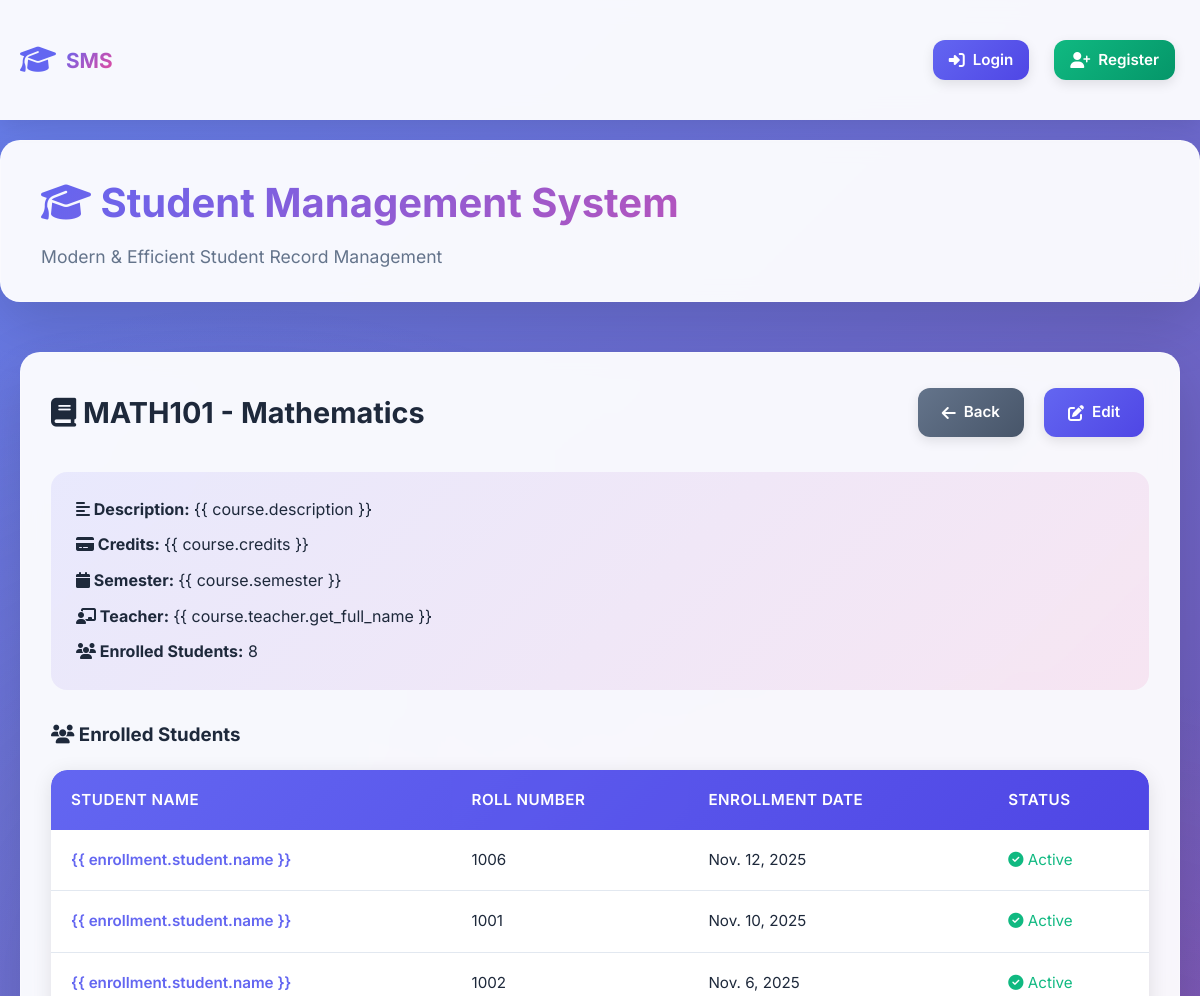
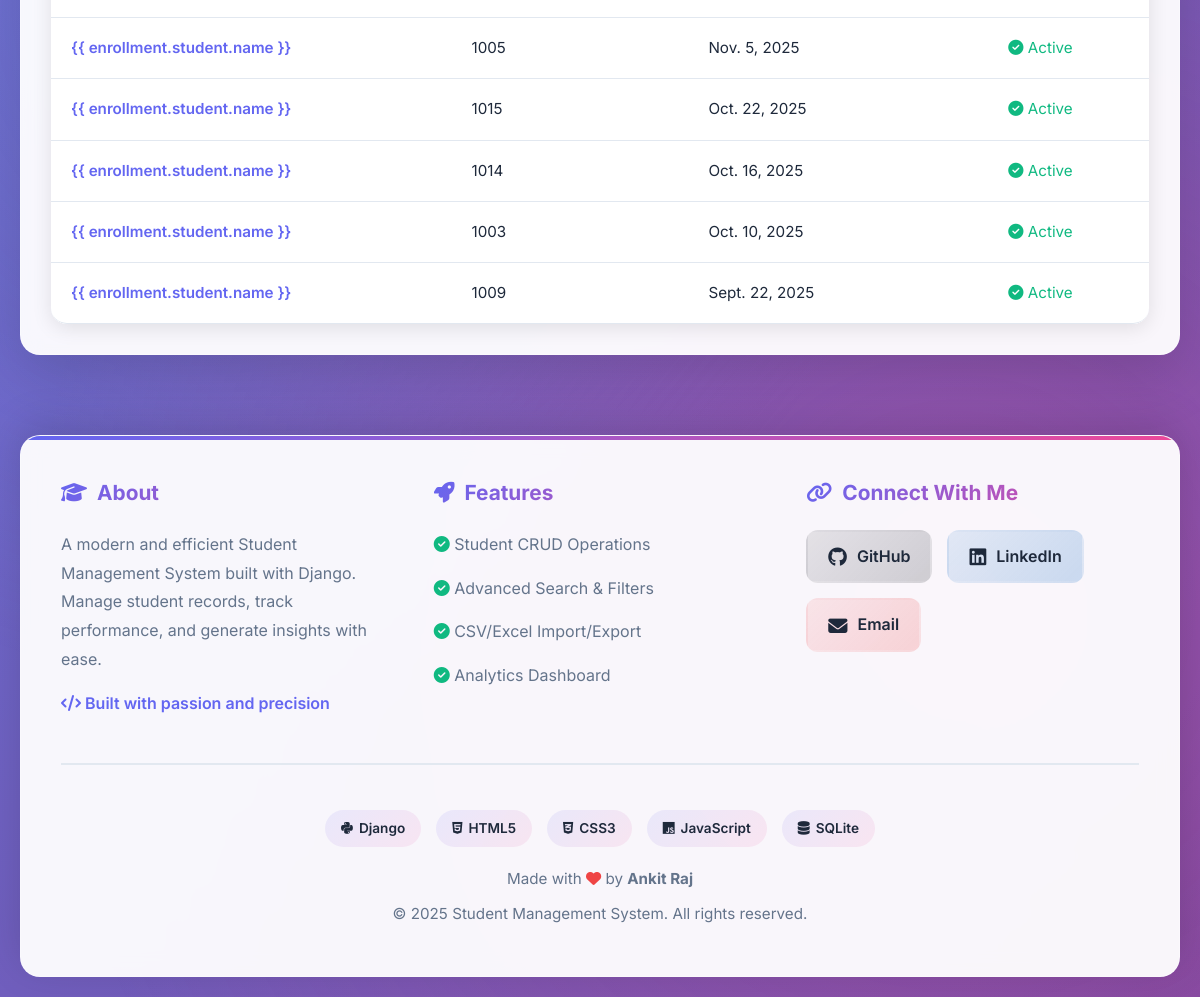
The page /courses/1/ on the database its author committed (2 pictures, top to bottom).
### student/models.py (models this page shows, shortened)
class Course(models.Model):
    code = models.CharField(max_length=20, unique=True)
    name = models.CharField(max_length=200)
    description = models.TextField(blank=True, null=True)
    credits = models.IntegerField(default=3)
    teacher = models.ForeignKey(User, on_delete=models.SET_NULL, null=True, related_name='courses_taught')
    semester = models.CharField(max_length=50, blank=True, null=True)
    academic_year = models.CharField(max_length=20, blank=True, null=True)
    is_active = models.BooleanField(default=True)
    created_at = models.DateTimeField(default=timezone.now)
    updated_at = models.DateTimeField(auto_now=True)
    class Meta:
        ordering = ['code']

class Enrollment(models.Model):
    student = models.ForeignKey(Student, on_delete=models.CASCADE, related_name='enrollments')
    course = models.ForeignKey(Course, on_delete=models.CASCADE, related_name='enrollments')
    enrollment_date = models.DateField(default=timezone.now)
    is_active = models.BooleanField(default=True)
    final_grade = models.CharField(max_length=2, blank=True, null=True)
    final_marks = models.FloatField(null=True, blank=True, validators=[MinValueValidator(0), MaxValueValidator(100)])
    class Meta:
        unique_together = ['student', 'course']
        ordering = ['-enrollment_date']

class Student(models.Model):
    GRADE_CHOICES = [
        ('A', 'A Grade (90-100)'),
        ('B', 'B Grade (80-89)'),
        ('C', 'C Grade (70-79)'),
        ('D', 'D Grade (60-69)'),
        ('F', 'F Grade (0-59)'),
    ]
    GENDER_CHOICES = [
        ('M', 'Male'),
        ('F', 'Female'),
        ('O', 'Other'),
    ]
    user = models.OneToOneField(User, on_delete=models.CASCADE, null=True, blank=True, related_name='student_profile')
    name = models.CharField(max_length=100)
    roll_number = models.IntegerField(unique=True)
    email = models.EmailField(unique=True)
    phone = models.CharField(max_length=15, blank=True, null=True)
    date_of_birth = models.DateField(blank=True, null=True)
    gender = models.CharField(max_length=1, choices=GENDER_CHOICES, blank=True, null=True)
    photo = models.ImageField(upload_to='student_photos/', blank=True, null=True)
    address = models.TextField(blank=True, null=True)
    city = models.CharField(max_length=100, blank=True, null=True)
    state = models.CharField(max_length=100, blank=True, null=True)
    postal_code = models.CharField(max_length=10, blank=True, null=True)
    country = models.CharField(max_length=100, default='India')
    guardian_name = models.CharField(max_length=100, blank=True, null=True)
    guardian_phone = models.CharField(max_length=15, blank=True, null=True)
    guardian_email = models.EmailField(blank=True, null=True)
    guardian_relation = models.CharField(max_length=50, blank=True, null=True)
    marks = models.FloatField(
        validators=[MinValueValidator(0), MaxValueValidator(100)],
        help_text="Enter marks between 0 and 100"
    )
    grade = models.CharField(max_length=1, choices=GRADE_CHOICES, blank=True)
    admission_date = models.DateField(default=timezone.now)
    class_name = models.CharField(max_length=50, blank=True, null=True)
    section = models.CharField(max_length=10, blank=True, null=True)
    created_at = models.DateTimeField(default=timezone.now)
    updated_at = models.DateTimeField(auto_now=True)
    is_active = models.BooleanField(default=True)
    notes = models.TextField(blank=True, null=True, help_text="Internal notes about the student")
    class Meta:
        ordering = ['-created_at']
        indexes = [
            models.Index(fields=['roll_number']),
            models.Index(fields=['email']),
            models.Index(fields=['grade']),
            models.Index(fields=['class_name']),
        ]

### student/views.py (the view)
# urls.py: path('courses/<int:pk>/', views.course_detail, name='course_detail'),
def course_detail(request, pk):
    course = get_object_or_404(Course, pk=pk)
    enrollments = Enrollment.objects.filter(course=course, is_active=True)
    assignments = Assignment.objects.filter(course=course, is_active=True)
    context = {
        'course': course,
        'enrollments': enrollments,
        'assignments': assignments,
    }
    return render(request, 'student/course_detail.html', context)

### student/templates/student/course_detail.html (shortened to what this page needs)
{% extends 'base.html' %}
{% block content %}
<div class="card">
    <div class="header-actions">
        <h2><i class="fas fa-book"></i> {{ course.code }} - {{ course.name }}</h2>
        <div style="display: flex; gap: 10px;">
            <a href="{% url 'course_list' %}" class="btn btn-secondary"><i class="fas fa-arrow-left"></i> Back</a>
            <a href="{% url 'course_update' course.pk %}" class="btn btn-primary"><i class="fas fa-edit"></i> Edit</a>
        </div>
    </div>
    <div style="margin-top: 30px;">
        <div
            style="background: linear-gradient(135deg, rgba(99, 102, 241, 0.1) 0%, rgba(236, 72, 153, 0.1) 100%); padding: 25px; border-radius: 16px; margin-bottom: 30px;">
            <p style="margin-bottom: 10px;"><strong><i class="fas fa-align-left"></i> Description:</strong> {{
                course.description }}</p>
            <p style="margin-bottom: 10px;"><strong><i class="fas fa-credit-card"></i> Credits:</strong> {{
                course.credits }}</p>
            <p style="margin-bottom: 10px;"><strong><i class="fas fa-calendar"></i> Semester:</strong> {{
                course.semester }}</p>
            {% if course.teacher %}
            <p style="margin-bottom: 10px;"><strong><i class="fas fa-chalkboard-teacher"></i> Teacher:</strong> {{
                course.teacher.get_full_name }}</p>
            {% endif %}
            <p><strong><i class="fas fa-users"></i> Enrolled Students:</strong> {{ enrollments.count }}</p>
        </div>
        <h3 style="margin-bottom: 20px;"><i class="fas fa-users"></i> Enrolled Students</h3>
        {% if enrollments %}
        <div class="table-container">
            <table>
                <thead>
                    <tr>
                        <th>Student Name</th>
                        <th>Roll Number</th>
                        <th>Enrollment Date</th>
                        <th>Status</th>
                    </tr>
                </thead>
                <tbody>
                    {% for enrollment in enrollments %}
                    <tr>
                        <td><a href="{% url 'student_detail' enrollment.student.pk %}"
                                style="color: var(--primary); text-decoration: none; font-weight: 600;">{{
                                enrollment.student.name }}</a></td>
                        <td>{{ enrollment.student.roll_number }}</td>
                        <td>{{ enrollment.enrollment_date }}</td>
                        <td>
                            {% if enrollment.is_active %}
                            <span style="color: var(--success);"><i class="fas fa-check-circle"></i> Active</span>
                            {% else %}
                            <span style="color: var(--danger);"><i class="fas fa-times-circle"></i> Inactive</span>
                            {% endif %}
                        </td>
                    </tr>
                    {% endfor %}
                </tbody>
            </table>
        </div>
        {% else %}
        <p style="text-align: center; color: var(--gray); padding: 40px;">No students enrolled yet.</p>
        {% endif %}
    </div>
</div>
{% endblock %}

### student/templates/base.html (style rules this page uses)
* { margin: 0; padding: 0; box-sizing: border-box; }
:root { --primary: #6366f1; --primary-dark: #4f46e5; --primary-light: #818cf8; --secondary: #ec4899; --success: #10b981; --danger: #ef4444; --warning: #f59e0b; --dark: #1e293b; --light: #f8fafc; --gray: #64748b; --border: #e2e8f0; --shadow: rgba(0, 0, 0, 0.1); --shadow-lg: rgba(0, 0, 0, 0.15); }
body { font-family: 'Inter', -apple-system, BlinkMacSystemFont, 'Segoe UI', sans-serif; background: linear-gradient(135deg, #667eea 0%, #764ba2 100%); min-height: 100vh; color: var(--dark); line-height: 1.6; }
.card { background: rgba(255, 255, 255, 0.95); backdrop-filter: blur(10px); border-radius: 20px; padding: 30px; box-shadow: 0 20px 60px var(--shadow-lg); border: 1px solid rgba(255, 255, 255, 0.3); animation: fadeInUp 0.6s ease-out; }
.table-container { overflow-x: auto; border-radius: 16px; box-shadow: 0 4px 20px var(--shadow); }
table { width: 100%; border-collapse: separate; border-spacing: 0; background: white; }
thead { background: linear-gradient(135deg, var(--primary) 0%, var(--primary-dark) 100%); }
th { padding: 18px 20px; text-align: left; color: white; font-weight: 600; font-size: 0.95rem; text-transform: uppercase; letter-spacing: 0.5px; }
th:first-child { border-top-left-radius: 16px; }
th:last-child { border-top-right-radius: 16px; }
td { padding: 18px 20px; border-bottom: 1px solid var(--border); font-size: 0.95rem; transition: all 0.3s ease; }
tbody tr { transition: all 0.3s ease; }
tbody tr:last-child td:first-child { border-bottom-left-radius: 16px; }
tbody tr:last-child td:last-child { border-bottom-right-radius: 16px; }
.btn { display: inline-flex; align-items: center; gap: 8px; padding: 12px 24px; margin: 5px; border: none; border-radius: 12px; cursor: pointer; text-decoration: none; font-weight: 600; font-size: 0.95rem; transition: all 0.3s ease; box-shadow: 0 4px 12px var(--shadow); }
.btn-primary { background: linear-gradient(135deg, var(--primary) 0%, var(--primary-dark) 100%); color: white; }
.btn-secondary { background: linear-gradient(135deg, var(--gray) 0%, #475569 100%); color: white; }
.btn i { font-size: 1rem; }
.header-actions { display: flex; justify-content: space-between; align-items: center; margin-bottom: 25px; flex-wrap: wrap; gap: 15px; }
.header-actions h2 { font-size: 1.8rem; color: var(--dark); font-weight: 700; }

### rows shown on the page
Course: code "MATH101", name "Mathematics"
Enrollment: student.roll_number "1006", enrollment_date "Nov. 12, 2025", is_active True (drawn)
Enrollment: student.roll_number "1001", enrollment_date "Nov. 10, 2025", is_active True (drawn)
Enrollment: student.roll_number "1002", enrollment_date "Nov. 6, 2025", is_active True (drawn)
Enrollment: student.roll_number "1005", enrollment_date "Nov. 5, 2025", is_active True (drawn)
Enrollment: student.roll_number "1015", enrollment_date "Oct. 22, 2025", is_active True (drawn)
Enrollment: student.roll_number "1014", enrollment_date "Oct. 16, 2025", is_active True (drawn)
Enrollment: student.roll_number "1003", enrollment_date "Oct. 10, 2025", is_active True (drawn)
Enrollment: student.roll_number "1009", enrollment_date "Sept. 22, 2025", is_active True (drawn)

### other values the page prints
{{ enrollments.count }} "8"
